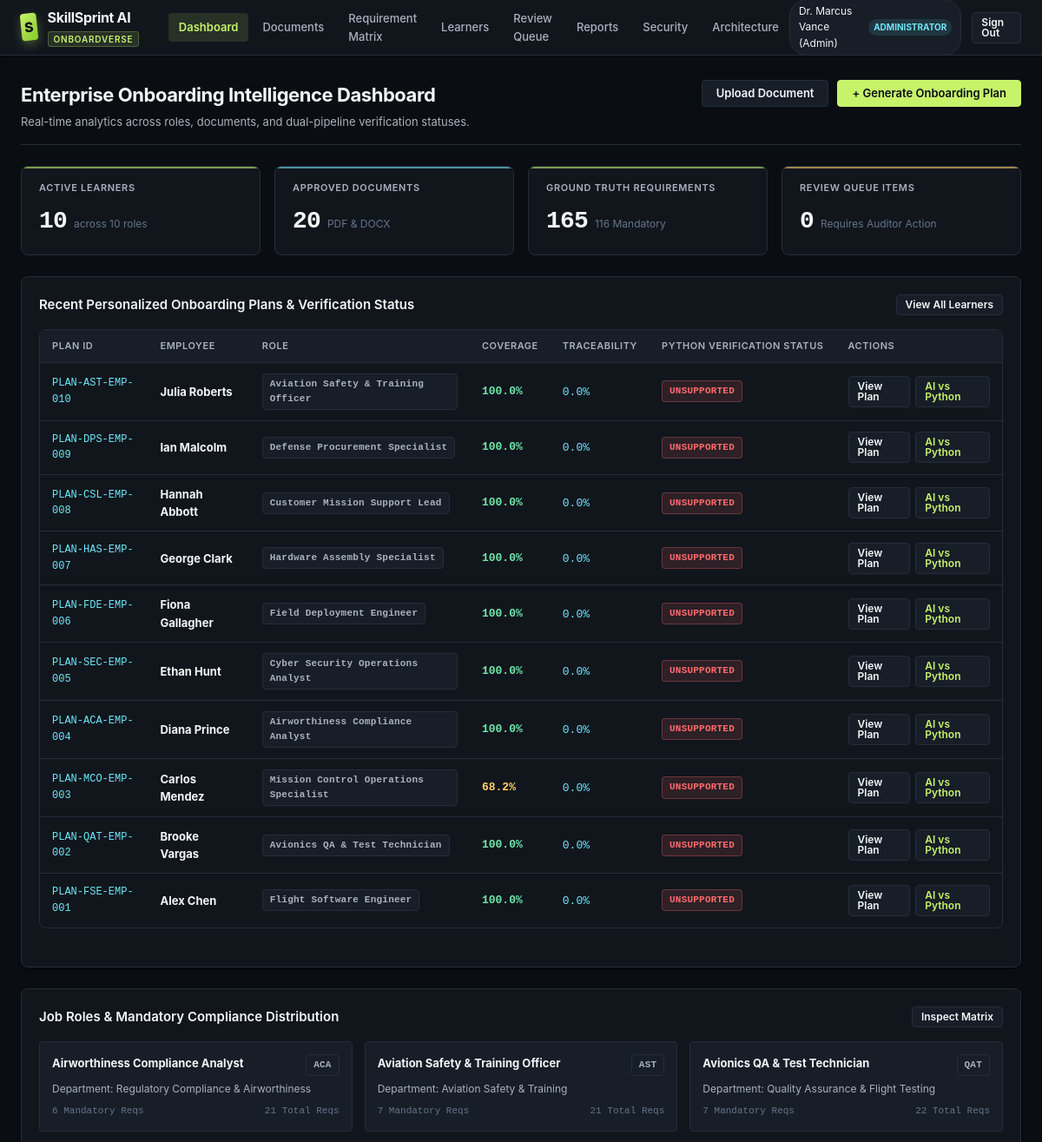
Before: /dashboard (signed in, upper part) with the older database file.
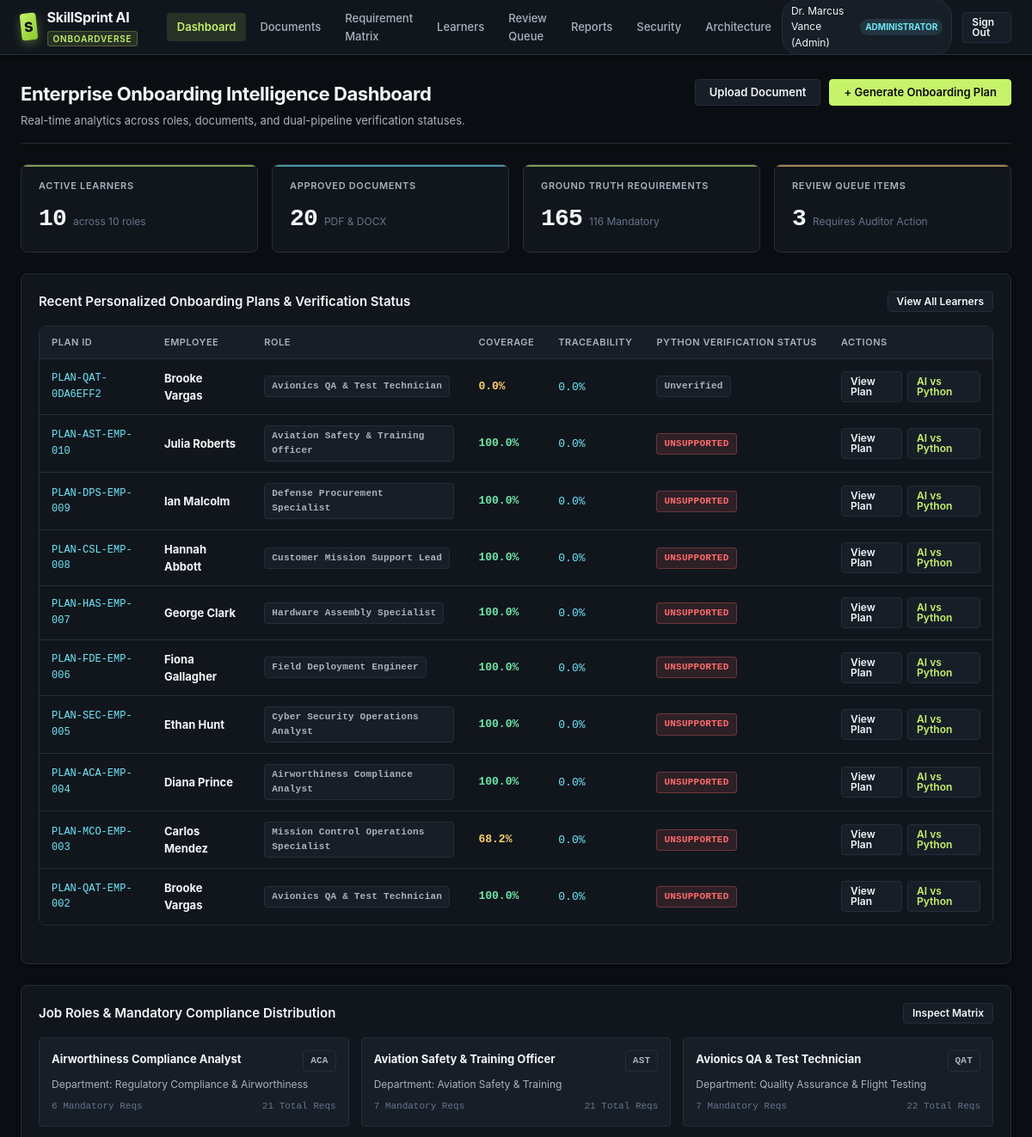
After: the same page with the newer database file.
### tables this page shows
CREATE TABLE onboarding_plans (
    plan_id TEXT PRIMARY KEY,
    employee_id TEXT NOT NULL,
    job_role_id TEXT NOT NULL,
    plan_version INTEGER DEFAULT 1,
    title TEXT NOT NULL,
    status TEXT NOT NULL DEFAULT 'Draft', -- Draft, Verified, Verified with Warning, Incomplete, Unsupported, Contradictory, Manual Review Required, Approved, Active
    verification_status TEXT DEFAULT 'Unverified',
    coverage_score REAL DEFAULT 0.0,
    traceability_score REAL DEFAULT 0.0,
    consistency_score REAL DEFAULT 100.0,
    total_mandatory_requirements INTEGER DEFAULT 0,
    covered_mandatory_requirements INTEGER DEFAULT 0,
    missing_mandatory_count INTEGER DEFAULT 0,
    unsupported_items_count INTEGER DEFAULT 0,
    contradiction_count INTEGER DEFAULT 0,
    duplicate_items_count INTEGER DEFAULT 0,
    generated_json TEXT,
    generation_log_id TEXT,
    created_by TEXT,
    approved_by TEXT,
    approved_at TIMESTAMP,
    created_at TIMESTAMP DEFAULT CURRENT_TIMESTAMP,
    updated_at TIMESTAMP DEFAULT CURRENT_TIMESTAMP,
    FOREIGN KEY (employee_id) REFERENCES employees(employee_id) ON DELETE CASCADE,
    FOREIGN KEY (job_role_id) REFERENCES job_roles(role_id),
    FOREIGN KEY (generation_log_id) REFERENCES generation_logs(log_id)
);

CREATE TABLE employees (
    employee_id TEXT PRIMARY KEY,
    user_id TEXT UNIQUE,
    first_name TEXT NOT NULL,
    last_name TEXT NOT NULL,
    email TEXT NOT NULL UNIQUE,
    job_role_id TEXT NOT NULL,
    dept_id TEXT NOT NULL,
    experience_level TEXT NOT NULL, -- Beginner, Intermediate, Advanced
    location TEXT NOT NULL,
    joining_date DATE NOT NULL,
    reporting_manager TEXT,
    previous_experience_years REAL DEFAULT 0.0,
    training_status TEXT DEFAULT 'On Track', -- On Track, Requires Attention, Behind Schedule, Assessment Required, Completed
    created_at TIMESTAMP DEFAULT CURRENT_TIMESTAMP,
    FOREIGN KEY (user_id) REFERENCES users(user_id) ON DELETE SET NULL,
    FOREIGN KEY (job_role_id) REFERENCES job_roles(role_id),
    FOREIGN KEY (dept_id) REFERENCES departments(dept_id)
);

CREATE TABLE job_roles (
    role_id TEXT PRIMARY KEY,
    code TEXT NOT NULL UNIQUE,
    title TEXT NOT NULL,
    dept_id TEXT NOT NULL,
    description TEXT,
    experience_level_default TEXT DEFAULT 'Intermediate', -- Beginner, Intermediate, Advanced
    is_active INTEGER DEFAULT 1,
    created_at TIMESTAMP DEFAULT CURRENT_TIMESTAMP,
    FOREIGN KEY (dept_id) REFERENCES departments(dept_id)
);

### src/routes/app_routes.py (the view)
@routes_bp.route("/dashboard")
@login_required
def dashboard_view():
    try:
        emp_res = query_one("SELECT count(*) as c FROM employees")
        total_emp = emp_res["c"] if emp_res and "c" in emp_res else 0
    except Exception:
        total_emp = 0
    try:
        doc_res = query_one("SELECT count(*) as c FROM documents WHERE status = 'Active'")
        total_docs = doc_res["c"] if doc_res and "c" in doc_res else 0
    except Exception:
        total_docs = 0
    try:
        req_res = query_one("SELECT count(*) as c FROM requirements")
        total_reqs = req_res["c"] if req_res and "c" in req_res else 0
    except Exception:
        total_reqs = 0
    try:
        mand_res = query_one("SELECT count(*) as c FROM requirements WHERE is_mandatory = 1")
        mand_reqs = mand_res["c"] if mand_res and "c" in mand_res else 0
    except Exception:
        mand_reqs = 0
    try:
        rev_res = query_one("SELECT count(*) as c FROM manual_reviews WHERE status = 'Pending'")
        pending_reviews = rev_res["c"] if rev_res and "c" in rev_res else 0
    except Exception:
        pending_reviews = 0
    try:
        recent_plans = query_all(
            """
            SELECT op.*, e.first_name, e.last_name, jr.title as role_title
            FROM onboarding_plans op
            JOIN employees e ON op.employee_id = e.employee_id
            JOIN job_roles jr ON op.job_role_id = jr.role_id
            ORDER BY op.created_at DESC
            LIMIT 10
            """
        )
    except Exception:
        recent_plans = []
    try:
        roles_summary = query_all(
            """
            SELECT jr.role_id, jr.code, jr.title, d.name as dept_name,
                   COUNT(rm.requirement_id) as total_reqs,
                   SUM(CASE WHEN rm.mandatory_for_role = 1 THEN 1 ELSE 0 END) as mandatory_count
            FROM job_roles jr
            JOIN departments d ON jr.dept_id = d.dept_id
            LEFT JOIN role_requirements rm ON jr.role_id = rm.job_role_id
            GROUP BY jr.role_id
            ORDER BY jr.title ASC
            """
        )
    except Exception:
        roles_summary = []
    metrics = {
        "total_employees": total_emp,
        "total_documents": total_docs,
        "total_requirements": total_reqs,
        "mandatory_requirements": mand_reqs,
        "pending_reviews": pending_reviews
    }
    return render_template(
        "dashboard.html",
        active_page="dashboard",
        metrics=metrics,
        recent_plans=recent_plans,
        roles_summary=roles_summary
    )

### src/core/auth.py (called while the page is built)
def get_current_user() -> Optional[Dict[str, Any]]:
    user_id = session.get("user_id")
    if not user_id:
        return None
    user = query_one(
        """
        SELECT u.user_id, u.username, u.email, u.full_name, u.is_active,
               sr.role_id as system_role_id, sr.name as role_name
        FROM users u
        JOIN system_roles sr ON u.system_role_id = sr.role_id
        WHERE u.user_id = ? AND u.is_active = 1
        """,
        (user_id,)
    )
    return user

def login_required(f: Callable) -> Callable:
    @wraps(f)
    def decorated_function(*args, **kwargs):
        user = get_current_user()
        if not user:
            if request.is_json or request.path.startswith("/api/"):
                return jsonify({"error": "Authentication required", "status": 401}), 401
            return redirect(url_for("auth.login_view", next=request.url))
        g.current_user = user
        return f(*args, **kwargs)
    return decorated_function

### src/database/db.py (called while the page is built, shortened)
def resolve_db_path() -> str:
    env_path = os.environ.get("SKILLSPRINT_DB_PATH")
    if env_path:
        return env_path

### src/routes/app_routes.py (called while the page is built)
@routes_bp.before_request
def load_user():
    g.current_user = get_current_user()

### templates/dashboard.html (shortened to what the changed rows need)
{% extends "base.html" %}
{% block content %}
<div class="page-header">
  <div class="page-title-group">
    <h1>Enterprise Onboarding Intelligence Dashboard</h1>
  </div>
</div>
<div class="metrics-grid">
  <div class="metric-card warning">
    <div class="metric-value-container">
      <span class="metric-value">{{ metrics.pending_reviews }}</span>
      <span class="metric-sub">Requires Auditor Action</span>
    </div>
  </div>
</div>
<div class="card-3d" style="margin-bottom: 24px;">
  <div class="table-container">
    <table class="data-table">
      <thead>
        <tr>
          <th>Plan ID</th>
          <th>Employee</th>
          <th>Role</th>
          <th>Coverage</th>
          <th>Traceability</th>
          <th>Python Verification Status</th>
          <th>Actions</th>
        </tr>
      </thead>
      <tbody>
        {% for plan in recent_plans %}
        <tr class="filterable-row">
          <td style="font-family: var(--font-mono); font-size: 12px; color: var(--accent-secondary);">{{ plan.plan_id }}</td>
          <td><strong>{{ plan.first_name }} {{ plan.last_name }}</strong></td>
          <td><span class="badge badge-neutral">{{ plan.role_title }}</span></td>
          <td>
            <div style="display: flex; align-items: center; gap: 8px;">
              <span style="font-family: var(--font-mono); font-weight: 700; color: {% if plan.coverage_score == 100 %}var(--status-positive){% else %}var(--status-warning){% endif %};">
                {{ plan.coverage_score | round(1) }}%
              </span>
            </div>
          </td>
          <td>
            <span style="font-family: var(--font-mono); color: var(--accent-secondary);">{{ plan.traceability_score | round(1) }}%</span>
          </td>
          <td>
            {% if plan.verification_status == 'Verified' %}
              <span class="badge badge-verified">VERIFIED</span>
            {% elif plan.verification_status == 'Verified with Warning' %}
              <span class="badge badge-warning">VERIFIED WITH WARNING</span>
            {% elif plan.verification_status == 'Contradictory' %}
              <span class="badge badge-critical">CONTRADICTORY</span>
            {% elif plan.verification_status == 'Unsupported' %}
              <span class="badge badge-critical">UNSUPPORTED</span>
            {% else %}
              <span class="badge badge-neutral">{{ plan.verification_status }}</span>
            {% endif %}
          </td>
          <td>
            <div style="display: flex; gap: 6px;">
              <a href="{{ url_for('routes.plan_detail_view', plan_id=plan.plan_id) }}" class="btn btn-secondary btn-sm">View Plan</a>
              <a href="{{ url_for('routes.comparison_view', plan_id=plan.plan_id) }}" class="btn btn-secondary btn-sm" style="color: var(--accent-primary);">AI vs Python</a>
            </div>
          </td>
        </tr>
        {% else %}
        <tr>
          <td colspan="7" style="text-align: center; color: var(--text-muted); padding: 24px;">
            No onboarding plans generated yet. Click "Generate Onboarding Plan" to run Pipeline 1 &amp; 2.
          </td>
        </tr>
        {% endfor %}
      </tbody>
    </table>
  </div>
</div>
<div class="card-3d">
  <div style="display: grid; grid-template-columns: repeat(auto-fit, minmax(280px, 1fr)); gap: 14px;">
    {% for role in roles_summary %}
    <div style="background-color: var(--bg-elevated); padding: 14px; border-radius: var(--radius-sm); border: 1px solid var(--border-subtle);">
      <div style="display: flex; justify-content: space-between; align-items: baseline; margin-bottom: 6px;">
        <strong style="color: var(--text-primary); font-size: 13px;">{{ role.title }}</strong>
        <span class="badge badge-neutral">{{ role.code }}</span>
      </div>
      <div style="font-size: 12px; color: var(--text-secondary); margin-bottom: 8px;">
        Department: {{ role.dept_name }}
      </div>
      <div style="display: flex; justify-content: space-between; font-size: 11px; color: var(--text-muted); font-family: var(--font-mono);">
        <span>{{ role.mandatory_count }} Mandatory Reqs</span>
        <span>{{ role.total_reqs }} Total Reqs</span>
      </div>
    </div>
    {% endfor %}
  </div>
</div>
{% endblock %}

Changed rows visible on the page:
no longer on this page (row edited): onboarding_plans: plan_id "PLAN-FSE-EMP-001", first_name "Alex", last_name "Chen", role_title "Flight Software Engineer", coverage_score "100.0", traceability_score "0.0", verification_status "UNSUPPORTED"
added onboarding_plans: plan_id "PLAN-QAT-0DA6EFF2", first_name "Brooke", last_name "Vargas", role_title "Avionics QA & Test Technician", coverage_score "0.0", traceability_score "0.0", verification_status "Unverified"
Other visible differences:
{{ metrics.pending_reviews }}: "0" → "3"
